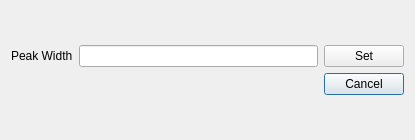
<?xml version="1.0" encoding="UTF-8"?>
<ui version="4.0">
 <class>Dialog</class>
 <widget class="QDialog" name="Dialog">
  <property name="geometry">
   <rect>
    <x>0</x>
    <y>0</y>
    <width>415</width>
    <height>140</height>
   </rect>
  </property>
  <property name="windowTitle">
   <string>Dialog</string>
  </property>
  <layout class="QGridLayout" name="gridLayout_2">
   <item row="0" column="0">
    <layout class="QGridLayout" name="gridLayout">
     <item row="0" column="0">
      <widget class="QLabel" name="label">
       <property name="text">
        <string>Peak Width</string>
       </property>
      </widget>
     </item>
     <item row="0" column="1">
      <widget class="QLineEdit" name="lineEdit_peakWidth"/>
     </item>
     <item row="1" column="3">
      <widget class="QPushButton" name="pushButton_cancel">
       <property name="text">
        <string>Cancel</string>
       </property>
      </widget>
     </item>
     <item row="0" column="3">
      <widget class="QPushButton" name="pushButton_set">
       <property name="text">
        <string>Set</string>
       </property>
      </widget>
     </item>
    </layout>
   </item>
  </layout>
 </widget>
 <resources/>
 <connections/>
</ui>
